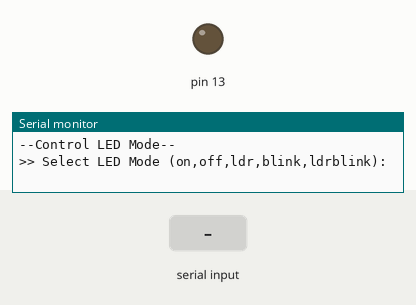
This sketch was run on a simulated Arduino Uno, built with avr-gcc and run on an emulated ATmega328P. On the bench: output pins drawn as LEDs (lit = HIGH), the last lines printed to the serial monitor. Dashed ring = blinking. The inputs (shaded band) are chosen by the test bench.

Above: at 1.2 s.
1.3 s: "blink\n" received over Serial
At 2.7 s:
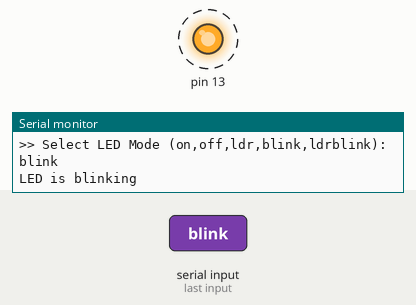
4.3 s: "on\n" received over Serial
6.8 s: "off\n" received over Serial
At 8.4 s:
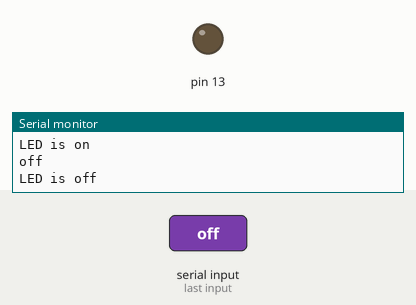
Timing chart, 0 to 9.9 s (numbered marks = the images above; inputs shaded):
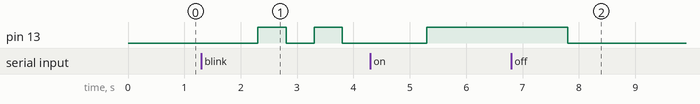

The sketch:

Lab_3.3_LDR.ino
```cpp
char ldrToggle = 0;
char blinkToggle = 0;
char ldrBlink = 0;
void setup() {
  Serial.begin(9600); //Begin the Serial comunication bandwidth
  pinMode(13,OUTPUT);
  Serial.println("--Control LED Mode--"); //Setup for the User Interface
  Serial.println(">> Select LED Mode (on,off,ldr,blink,ldrblink):");

}
//The loop below has the logic of controlling the complex task such as the LDR mode.
void loop() {
  if (ldrToggle == 1){
    int a = analogRead(A0);
    if (a < 750) { //Midpoint of the resistance to make the led light-sensitive
      digitalWrite(13,LOW);
    }
    else {
      digitalWrite(13,HIGH);
    }
  }
  else if (blinkToggle == 1) {
    digitalWrite(13,HIGH);
    delay(500);
    digitalWrite(13,LOW);
    delay(500); }
  else if (ldrBlink == 1) {
    int b = analogRead(A0);
    if (b < 750) {
      digitalWrite(13,LOW);
    }
    else {
      digitalWrite(13,HIGH);
      delay(500);
      digitalWrite(13,LOW);
      delay(500); }
    }
  }

void serialEvent(){
  String command = Serial.readString();
  command.replace("\n","");
  Serial.println(command);
  if (command == "on"){
    digitalWrite(13,HIGH);
    Serial.println("LED is on");
    ldrToggle = 0;
    blinkToggle = 0;
    ldrBlink = 0;
  }
  else if (command == "off") {
    digitalWrite(13,LOW);
    Serial.println("LED is off");
    ldrToggle = 0;
    blinkToggle = 0;
    ldrBlink = 0;
  }
  else if (command =="ldr"){
    ldrToggle = 1;
    blinkToggle = 0;
    ldrBlink = 0;
    Serial.println("LDR is controlling the LED");
  }
  else if (command == "blink"){
    ldrToggle = 0;
    blinkToggle = 1;
    ldrBlink = 0;
    Serial.println("LED is blinking");
  }
  else if (command == "ldrblink"){
    ldrToggle = 0;
    blinkToggle = 0;
    ldrBlink = 1;
    Serial.println("LDR is controlling the LED (Blink mode)");
  }
  else {
    Serial.println("Wrong command");
  }
}
```

Measured:
- after the input at 1.3 s, pin 13: alternates HIGH for 0.50 s and LOW for 0.50 s, starting after 1.0 s
- after the input at 6.8 s, pin 13: HIGH → LOW after 1.0 s
